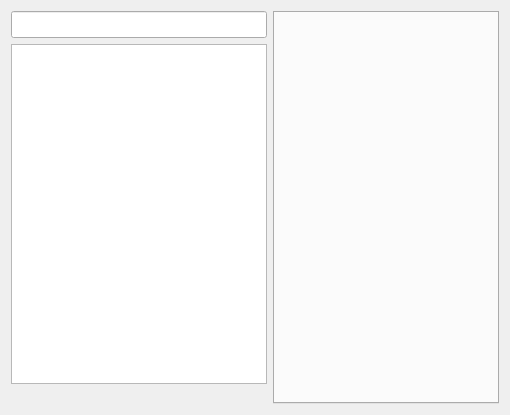
<?xml version="1.0" encoding="UTF-8"?>
<ui version="4.0">
 <class>cSeasonDetails</class>
 <widget class="QWidget" name="cSeasonDetails">
  <property name="geometry">
   <rect>
    <x>0</x>
    <y>0</y>
    <width>510</width>
    <height>415</height>
   </rect>
  </property>
  <property name="windowTitle">
   <string>Form</string>
  </property>
  <layout class="QGridLayout" name="gridLayout">
   <item row="0" column="0">
    <layout class="QHBoxLayout" name="horizontalLayout">
     <item>
      <layout class="QVBoxLayout" name="verticalLayout">
       <item>
        <widget class="QLineEdit" name="m_lpSeasonName">
         <property name="font">
          <font>
           <pointsize>12</pointsize>
           <weight>75</weight>
           <bold>true</bold>
          </font>
         </property>
         <property name="readOnly">
          <bool>true</bool>
         </property>
        </widget>
       </item>
       <item>
        <widget class="QTextEdit" name="m_lpSeasonOverview">
         <property name="readOnly">
          <bool>true</bool>
         </property>
        </widget>
       </item>
       <item>
        <widget class="QLabel" name="m_lpSeasonPoster">
         <property name="text">
          <string/>
         </property>
         <property name="alignment">
          <set>Qt::AlignCenter</set>
         </property>
        </widget>
       </item>
      </layout>
     </item>
     <item>
      <widget class="QTabWidget" name="m_lpDetailsEpisodeTab">
       <property name="currentIndex">
        <number>-1</number>
       </property>
      </widget>
     </item>
    </layout>
   </item>
  </layout>
 </widget>
 <resources/>
 <connections/>
</ui>
